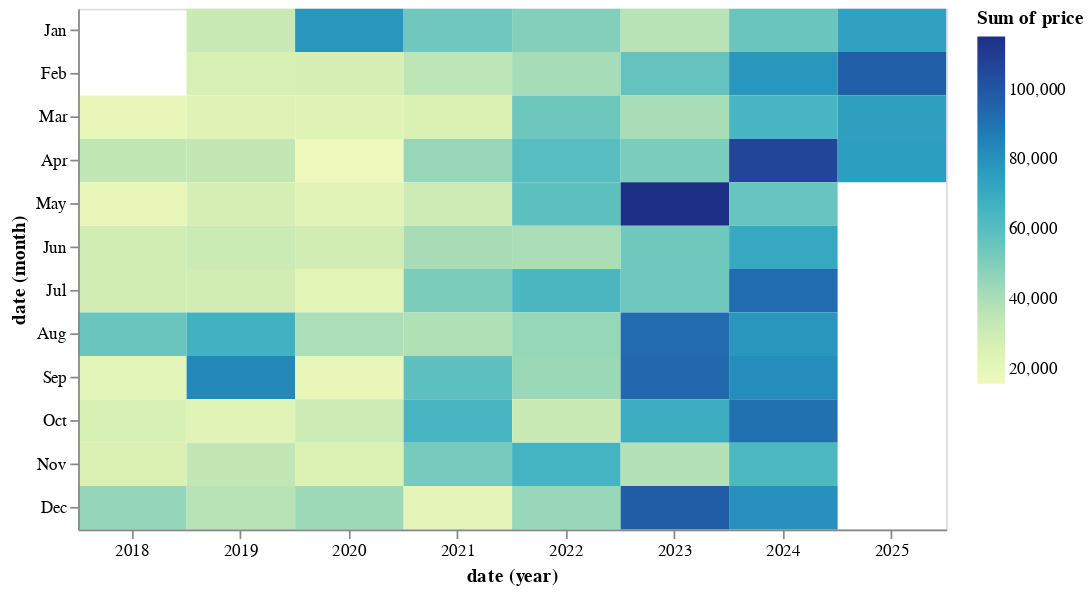

Notebook source saved alongside this figure:
### Markdown cell above
## Monthly expense

### Code cell
exp.heatmap().properties(height=300,width=500)

### Figure 1 — Vega specification as saved in the notebook (floating-point values rounded to 4 significant figures)
{"$schema": "https://vega.github.io/schema/vega/v5.json", "data": [{"name": "param_1_store"}, {"name": "source_0", "values": [{"month_date": "2012-03-01T00:00:00.000", "sum_price": 19183, "year_date": "2018-01-01T00:00:00.000", "yearmonth_date": "2018-03-01T00:00:00.000"}, {"month_date": "2012-04-01T00:00:00.000", "sum_price": 34192, "year_date": "2018-01-01T00:00:00.000", "yearmonth_date": "2018-04-01T00:00:00.000"}, {"month_date": "2012-05-01T00:00:00.000", "sum_price": 19057, "year_date": "2018-01-01T00:00:00.000", "yearmonth_date": "2018-05-01T00:00:00.000"}, {"month_date": "2012-06-01T00:00:00.000", "sum_price": 28942, "year_date": "2018-01-01T00:00:00.000", "yearmonth_date": "2018-06-01T00:00:00.000"}, {"month_date": "2012-07-01T00:00:00.000", "sum_price": 28622, "year_date": "2018-01-01T00:00:00.000", "yearmonth_date": "2018-07-01T00:00:00.000"}, {"month_date": "2012-08-01T00:00:00.000", "sum_price": 55519, "year_date": "2018-01-01T00:00:00.000", "yearmonth_date": "2018-08-01T00:00:00.000"}, {"month_date": "2012-09-01T00:00:00.000", "sum_price": 21665, "year_date": "2018-01-01T00:00:00.000", "yearmonth_date": "2018-09-01T00:00:00.000"}, {"month_date": "2012-10-01T00:00:00.000", "sum_price": 26939, "year_date": "2018-01-01T00:00:00.000", "yearmonth_date": "2018-10-01T00:00:00.000"}, {"month_date": "2012-11-01T00:00:00.000", "sum_price": 25467, "year_date": "2018-01-01T00:00:00.000", "yearmonth_date": "2018-11-01T00:00:00.000"}, {"month_date": "2012-12-01T00:00:00.000", "sum_price": 45338, "year_date": "2018-01-01T00:00:00.000", "yearmonth_date": "2018-12-01T00:00:00.000"}, {"month_date": "2012-01-01T00:00:00.000", "sum_price": 31667, "year_date": "2019-01-01T00:00:00.000", "yearmonth_date": "2019-01-01T00:00:00.000"}, {"month_date": "2012-02-01T00:00:00.000", "sum_price": 26909, "year_date": "2019-01-01T00:00:00.000", "yearmonth_date": "2019-02-01T00:00:00.000"}, {"month_date": "2012-03-01T00:00:00.000", "sum_price": 23041, "year_date": "2019-01-01T00:00:00.000", "yearmonth_date": "2019-03-01T00:00:00.000"}, {"month_date": "2012-04-01T00:00:00.000", "sum_price": 33874, "year_date": "2019-01-01T00:00:00.000", "yearmonth_date": "2019-04-01T00:00:00.000"}, {"month_date": "2012-05-01T00:00:00.000", "sum_price": 27119, "year_date": "2019-01-01T00:00:00.000", "yearmonth_date": "2019-05-01T00:00:00.000"}, {"month_date": "2012-06-01T00:00:00.000", "sum_price": 30990, "year_date": "2019-01-01T00:00:00.000", "yearmonth_date": "2019-06-01T00:00:00.000"}, {"month_date": "2012-07-01T00:00:00.000", "sum_price": 29068, "year_date": "2019-01-01T00:00:00.000", "yearmonth_date": "2019-07-01T00:00:00.000"}, {"month_date": "2012-08-01T00:00:00.000", "sum_price": 66664, "year_date": "2019-01-01T00:00:00.000", "yearmonth_date": "2019-08-01T00:00:00.000"}, {"month_date": "2012-09-01T00:00:00.000", "sum_price": 82705, "year_date": "2019-01-01T00:00:00.000", "yearmonth_date": "2019-09-01T00:00:00.000"}, {"month_date": "2012-10-01T00:00:00.000", "sum_price": 22566, "year_date": "2019-01-01T00:00:00.000", "yearmonth_date": "2019-10-01T00:00:00.000"}, {"month_date": "2012-11-01T00:00:00.000", "sum_price": 33972, "year_date": "2019-01-01T00:00:00.000", "yearmonth_date": "2019-11-01T00:00:00.000"}, {"month_date": "2012-12-01T00:00:00.000", "sum_price": 36986, "year_date": "2019-01-01T00:00:00.000", "yearmonth_date": "2019-12-01T00:00:00.000"}, {"month_date": "2012-01-01T00:00:00.000", "sum_price": 78282, "year_date": "2020-01-01T00:00:00.000", "yearmonth_date": "2020-01-01T00:00:00.000"}, {"month_date": "2012-02-01T00:00:00.000", "sum_price": 27623, "year_date": "2020-01-01T00:00:00.000", "yearmonth_date": "2020-02-01T00:00:00.000"}, {"month_date": "2012-03-01T00:00:00.000", "sum_price": 23233, "year_date": "2020-01-01T00:00:00.000", "yearmonth_date": "2020-03-01T00:00:00.000"}, {"month_date": "2012-04-01T00:00:00.000", "sum_price": 15774, "year_date": "2020-01-01T00:00:00.000", "yearmonth_date": "2020-04-01T00:00:00.000"}, {"month_date": "2012-05-01T00:00:00.000", "sum_price": 22930, "year_date": "2020-01-01T00:00:00.000", "yearmonth_date": "2020-05-01T00:00:00.000"}, {"month_date": "2012-06-01T00:00:00.000", "sum_price": 29031, "year_date": "2020-01-01T00:00:00.000", "yearmonth_date": "2020-06-01T00:00:00.000"}, {"month_date": "2012-07-01T00:00:00.000", "sum_price": 21877, "year_date": "2020-01-01T00:00:00.000", "yearmonth_date": "2020-07-01T00:00:00.000"}, {"month_date": "2012-08-01T00:00:00.000", "sum_price": 39795, "year_date": "2020-01-01T00:00:00.000", "yearmonth_date": "2020-08-01T00:00:00.000"}, {"month_date": "2012-09-01T00:00:00.000", "sum_price": 19416, "year_date": "2020-01-01T00:00:00.000", "yearmonth_date": "2020-09-01T00:00:00.000"}, {"month_date": "2012-10-01T00:00:00.000", "sum_price": 30476, "year_date": "2020-01-01T00:00:00.000", "yearmonth_date": "2020-10-01T00:00:00.000"}, {"month_date": "2012-11-01T00:00:00.000", "sum_price": 25236, "year_date": "2020-01-01T00:00:00.000", "yearmonth_date": "2020-11-01T00:00:00.000"}, {"month_date": "2012-12-01T00:00:00.000", "sum_price": 43245, "year_date": "2020-01-01T00:00:00.000", "yearmonth_date": "2020-12-01T00:00:00.000"}, {"month_date": "2012-01-01T00:00:00.000", "sum_price": 54028, "year_date": "2021-01-01T00:00:00.000", "yearmonth_date": "2021-01-01T00:00:00.000"}, {"month_date": "2012-02-01T00:00:00.000", "sum_price": 35580, "year_date": "2021-01-01T00:00:00.000", "yearmonth_date": "2021-02-01T00:00:00.000"}, {"month_date": "2012-03-01T00:00:00.000", "sum_price": 25651, "year_date": "2021-01-01T00:00:00.000", "yearmonth_date": "2021-03-01T00:00:00.000"}, {"month_date": "2012-04-01T00:00:00.000", "sum_price": 44842, "year_date": "2021-01-01T00:00:00.000", "yearmonth_date": "2021-04-01T00:00:00.000"}, {"month_date": "2012-05-01T00:00:00.000", "sum_price": 30757, "year_date": "2021-01-01T00:00:00.000", "yearmonth_date": "2021-05-01T00:00:00.000"}, {"month_date": "2012-06-01T00:00:00.000", "sum_price": 41043, "year_date": "2021-01-01T00:00:00.000", "yearmonth_date": "2021-06-01T00:00:00.000"}, {"month_date": "2012-07-01T00:00:00.000", "sum_price": 51235, "year_date": "2021-01-01T00:00:00.000", "yearmonth_date": "2021-07-01T00:00:00.000"}, {"month_date": "2012-08-01T00:00:00.000", "sum_price": 38760, "year_date": "2021-01-01T00:00:00.000", "yearmonth_date": "2021-08-01T00:00:00.000"}, {"month_date": "2012-09-01T00:00:00.000", "sum_price": 58508, "year_date": "2021-01-01T00:00:00.000", "yearmonth_date": "2021-09-01T00:00:00.000"}, {"month_date": "2012-10-01T00:00:00.000", "sum_price": 64912, "year_date": "2021-01-01T00:00:00.000", "yearmonth_date": "2021-10-01T00:00:00.000"}, {"month_date": "2012-11-01T00:00:00.000", "sum_price": 52258, "year_date": "2021-01-01T00:00:00.000", "yearmonth_date": "2021-11-01T00:00:00.000"}, {"month_date": "2012-12-01T00:00:00.000", "sum_price": 20705, "year_date": "2021-01-01T00:00:00.000", "yearmonth_date": "2021-12-01T00:00:00.000"}, {"month_date": "2012-01-01T00:00:00.000", "sum_price": 49293, "year_date": "2022-01-01T00:00:00.000", "yearmonth_date": "2022-01-01T00:00:00.000"}, {"month_date": "2012-02-01T00:00:00.000", "sum_price": 41119, "year_date": "2022-01-01T00:00:00.000", "yearmonth_date": "2022-02-01T00:00:00.000"}, {"month_date": "2012-03-01T00:00:00.000", "sum_price": 54458, "year_date": "2022-01-01T00:00:00.000", "yearmonth_date": "2022-03-01T00:00:00.000"}, {"month_date": "2012-04-01T00:00:00.000", "sum_price": 60447, "year_date": "2022-01-01T00:00:00.000", "yearmonth_date": "2022-04-01T00:00:00.000"}, {"month_date": "2012-05-01T00:00:00.000", "sum_price": 58500, "year_date": "2022-01-01T00:00:00.000", "yearmonth_date": "2022-05-01T00:00:00.000"}, {"month_date": "2012-06-01T00:00:00.000", "sum_price": 40074, "year_date": "2022-01-01T00:00:00.000", "yearmonth_date": "2022-06-01T00:00:00.000"}, {"month_date": "2012-07-01T00:00:00.000", "sum_price": 63631, "year_date": "2022-01-01T00:00:00.000", "yearmonth_date": "2022-07-01T00:00:00.000"}, {"month_date": "2012-08-01T00:00:00.000", "sum_price": 44998, "year_date": "2022-01-01T00:00:00.000", "yearmonth_date": "2022-08-01T00:00:00.000"}, {"month_date": "2012-09-01T00:00:00.000", "sum_price": 44006, "year_date": "2022-01-01T00:00:00.000", "yearmonth_date": "2022-09-01T00:00:00.000"}, {"month_date": "2012-10-01T00:00:00.000", "sum_price": 31754, "year_date": "2022-01-01T00:00:00.000", "yearmonth_date": "2022-10-01T00:00:00.000"}, {"month_date": "2012-11-01T00:00:00.000", "sum_price": 65402, "year_date": "2022-01-01T00:00:00.000", "yearmonth_date": "2022-11-01T00:00:00.000"}, {"month_date": "2012-12-01T00:00:00.000", "sum_price": 44617, "year_date": "2022-01-01T00:00:00.000", "yearmonth_date": "2022-12-01T00:00:00.000"}, {"month_date": "2012-01-01T00:00:00.000", "sum_price": 36922, "year_date": "2023-01-01T00:00:00.000", "yearmonth_date": "2023-01-01T00:00:00.000"}, {"month_date": "2012-02-01T00:00:00.000", "sum_price": 56614, "year_date": "2023-01-01T00:00:00.000", "yearmonth_date": "2023-02-01T00:00:00.000"}, {"month_date": "2012-03-01T00:00:00.000", "sum_price": 40502, "year_date": "2023-01-01T00:00:00.000", "yearmonth_date": "2023-03-01T00:00:00.000"}, {"month_date": "2012-04-01T00:00:00.000", "sum_price": 51413, "year_date": "2023-01-01T00:00:00.000", "yearmonth_date": "2023-04-01T00:00:00.000"}, {"month_date": "2012-05-01T00:00:00.000", "sum_price": 115147, "year_date": "2023-01-01T00:00:00.000", "yearmonth_date": "2023-05-01T00:00:00.000"}, {"month_date": "2012-06-01T00:00:00.000", "sum_price": 53833, "year_date": "2023-01-01T00:00:00.000", "yearmonth_date": "2023-06-01T00:00:00.000"}, {"month_date": "2012-07-01T00:00:00.000", "sum_price": 54182, "year_date": "2023-01-01T00:00:00.000", "yearmonth_date": "2023-07-01T00:00:00.000"}, {"month_date": "2012-08-01T00:00:00.000", "sum_price": 92769, "year_date": "2023-01-01T00:00:00.000", "yearmonth_date": "2023-08-01T00:00:00.000"}, {"month_date": "2012-09-01T00:00:00.000", "sum_price": 93638, "year_date": "2023-01-01T00:00:00.000", "yearmonth_date": "2023-09-01T00:00:00.000"}, {"month_date": "2012-10-01T00:00:00.000", "sum_price": 68449, "year_date": "2023-01-01T00:00:00.000", "yearmonth_date": "2023-10-01T00:00:00.000"}, {"month_date": "2012-11-01T00:00:00.000", "sum_price": 37772, "year_date": "2023-01-01T00:00:00.000", "yearmonth_date": "2023-11-01T00:00:00.000"}, {"month_date": "2012-12-01T00:00:00.000", "sum_price": 97338, "year_date": "2023-01-01T00:00:00.000", "yearmonth_date": "2023-12-01T00:00:00.000"}, {"month_date": "2012-01-01T00:00:00.000", "sum_price": 55360, "year_date": "2024-01-01T00:00:00.000", "yearmonth_date": "2024-01-01T00:00:00.000"}, {"month_date": "2012-02-01T00:00:00.000", "sum_price": 78208, "year_date": "2024-01-01T00:00:00.000", "yearmonth_date": "2024-02-01T00:00:00.000"}, {"month_date": "2012-03-01T00:00:00.000", "sum_price": 65045, "year_date": "2024-01-01T00:00:00.000", "yearmonth_date": "2024-03-01T00:00:00.000"}, {"month_date": "2012-04-01T00:00:00.000", "sum_price": 106415, "year_date": "2024-01-01T00:00:00.000", "yearmonth_date": "2024-04-01T00:00:00.000"}, {"month_date": "2012-05-01T00:00:00.000", "sum_price": 55943, "year_date": "2024-01-01T00:00:00.000", "yearmonth_date": "2024-05-01T00:00:00.000"}, {"month_date": "2012-06-01T00:00:00.000", "sum_price": 70895, "year_date": "2024-01-01T00:00:00.000", "yearmonth_date": "2024-06-01T00:00:00.000"}, {"month_date": "2012-07-01T00:00:00.000", "sum_price": 92235, "year_date": "2024-01-01T00:00:00.000", "yearmonth_date": "2024-07-01T00:00:00.000"}, {"month_date": "2012-08-01T00:00:00.000", "sum_price": 78183, "year_date": "2024-01-01T00:00:00.000", "yearmonth_date": "2024-08-01T00:00:00.000"}, {"month_date": "2012-09-01T00:00:00.000", "sum_price": 81509, "year_date": "2024-01-01T00:00:00.000", "yearmonth_date": "2024-09-01T00:00:00.000"}, {"month_date": "2012-10-01T00:00:00.000", "sum_price": 91160, "year_date": "2024-01-01T00:00:00.000", "yearmonth_date": "2024-10-01T00:00:00.000"}, {"month_date": "2012-11-01T00:00:00.000", "sum_price": 62920, "year_date": "2024-01-01T00:00:00.000", "yearmonth_date": "2024-11-01T00:00:00.000"}, {"month_date": "2012-12-01T00:00:00.000", "sum_price": 80295, "year_date": "2024-01-01T00:00:00.000", "yearmonth_date": "2024-12-01T00:00:00.000"}, {"month_date": "2012-01-01T00:00:00.000", "sum_price": 73866, "year_date": "2025-01-01T00:00:00.000", "yearmonth_date": "2025-01-01T00:00:00.000"}, {"month_date": "2012-02-01T00:00:00.000", "sum_price": 96671, "year_date": "2025-01-01T00:00:00.000", "yearmonth_date": "2025-02-01T00:00:00.000"}, {"month_date": "2012-03-01T00:00:00.000", "sum_price": 74346, "year_date": "2025-01-01T00:00:00.000", "yearmonth_date": "2025-03-01T00:00:00.000"}, {"month_date": "2012-04-01T00:00:00.000", "sum_price": 75460, "year_date": "2025-01-01T00:00:00.000", "yearmonth_date": "2025-04-01T00:00:00.000"}], "transform": [{"type": "formula", "expr": "toDate(datum['yearmonth_date'])", "as": "yearmonth_date"}, {"type": "formula", "expr": "toDate(datum['year_date'])", "as": "year_date"}, {"type": "formula", "expr": "toDate(datum['month_date'])", "as": "month_date"}]}, {"name": "source_0_x_domain_year_date", "values": [{"year_date": "2018-01-01T00:00:00.000"}, {"year_date": "2019-01-01T00:00:00.000"}, {"year_date": "2020-01-01T00:00:00.000"}, {"year_date": "2021-01-01T00:00:00.000"}, {"year_date": "2022-01-01T00:00:00.000"}, {"year_date": "2023-01-01T00:00:00.000"}, {"year_date": "2024-01-01T00:00:00.000"}, {"year_date": "2025-01-01T00:00:00.000"}], "transform": [{"type": "formula", "expr": "toDate(datum['year_date'])", "as": "year_date"}]}, {"name": "source_0_y_domain_month_date", "values": [{"month_date": "2012-03-01T00:00:00.000"}, {"month_date": "2012-04-01T00:00:00.000"}, {"month_date": "2012-05-01T00:00:00.000"}, {"month_date": "2012-06-01T00:00:00.000"}, {"month_date": "2012-07-01T00:00:00.000"}, {"month_date": "2012-08-01T00:00:00.000"}, {"month_date": "2012-09-01T00:00:00.000"}, {"month_date": "2012-10-01T00:00:00.000"}, {"month_date": "2012-11-01T00:00:00.000"}, {"month_date": "2012-12-01T00:00:00.000"}, {"month_date": "2012-01-01T00:00:00.000"}, {"month_date": "2012-02-01T00:00:00.000"}], "transform": [{"type": "formula", "expr": "toDate(datum['month_date'])", "as": "month_date"}]}, {"name": "source_0_color_domain_sum_price", "values": [{"min": 15774, "max": 115147}]}], "signals": [{"name": "unit", "value": {}, "on": [{"events": "pointermove", "update": "isTuple(group()) ? group() : unit"}]}, {"name": "param_1", "update": "vlSelectionResolve(\"param_1_store\", \"union\")"}, {"name": "param_1_year_date", "on": [{"events": [{"source": "view", "type": "dblclick"}], "update": "null"}, {"events": {"signal": "param_1_translate_delta"}, "update": "panLinear(param_1_translate_anchor.extent_x, -param_1_translate_delta.x / width)"}, {"events": {"signal": "param_1_zoom_delta"}, "update": "zoomLinear(domain(\"x\"), param_1_zoom_anchor.x, param_1_zoom_delta)"}]}, {"name": "param_1_month_date", "on": [{"events": [{"source": "view", "type": "dblclick"}], "update": "null"}, {"events": {"signal": "param_1_translate_delta"}, "update": "panLinear(param_1_translate_anchor.extent_y, param_1_translate_delta.y / height)"}, {"events": {"signal": "param_1_zoom_delta"}, "update": "zoomLinear(domain(\"y\"), param_1_zoom_anchor.y, param_1_zoom_delta)"}]}, {"name": "param_1_tuple", "on": [{"events": [{"signal": "param_1_year_date || param_1_month_date"}], "update": "param_1_year_date && param_1_month_date ? {unit: \"\", fields: param_1_tuple_fields, values: [param_1_year_date,param_1_month_date]} : null"}]}, {"name": "param_1_tuple_fields", "value": [{"field": "year_date", "channel": "x", "type": "E"}, {"field": "month_date", "channel": "y", "type": "E"}]}, {"name": "param_1_translate_anchor", "value": {}, "on": [{"events": [{"source": "scope", "type": "pointerdown"}], "update": "{x: x(unit), y: y(unit), extent_x: domain(\"x\"), extent_y: domain(\"y\")}"}]}, {"name": "param_1_translate_delta", "value": {}, "on": [{"events": [{"source": "window", "between": [{"source": "scope", "type": "pointerdown"}, {"source": "window", "type": "pointerup"}], "type": "pointermove", "consume": true}], "update": "{x: param_1_translate_anchor.x - x(unit), y: param_1_translate_anchor.y - y(unit)}"}]}, {"name": "param_1_zoom_anchor", "on": [{"events": [{"source": "scope", "type": "wheel", "consume": true}], "update": "{x: invert(\"x\", x(unit)), y: invert(\"y\", y(unit))}"}]}, {"name": "param_1_zoom_delta", "on": [{"events": [{"source": "scope", "consume": true, "type": "wheel"}], "update": "pow(1.001, event.deltaY * pow(16, event.deltaMode))", "force": true}]}, {"name": "param_1_modify", "on": [{"events": {"signal": "param_1_tuple"}, "update": "modify(\"param_1_store\", param_1_tuple, true)"}]}], "marks": [{"type": "rect", "name": "marks", "from": {"data": "source_0"}, "encode": {"update": {"y": {"field": "month_date", "scale": "y"}, "fill": {"field": "sum_price", "scale": "color"}, "x": {"field": "year_date", "scale": "x"}, "height": {"signal": "max(0.25, bandwidth('y'))"}, "width": {"signal": "max(0.25, bandwidth('x'))"}, "tooltip": {"signal": "{\"date (year-month)\": timeFormat(datum[\"yearmonth_date\"], timeUnitSpecifier([\"year\",\"month\"], {\"year-month\":\"%b %Y \",\"year-month-date\":\"%b %d, %Y \"})), \"Sum of price\": format(datum[\"sum_price\"], \"\")}"}}}, "interactive": true, "style": ["rect"]}], "scales": [{"name": "x", "type": "band", "domain": {"data": "source_0_x_domain_year_date", "field": "year_date", "sort": true}, "range": [0, {"signal": "width"}], "paddingInner": 0, "paddingOuter": 0}, {"name": "y", "type": "band", "domain": {"data": "source_0_y_domain_month_date", "field": "month_date", "sort": true}, "range": [0, {"signal": "height"}], "paddingInner": 0, "paddingOuter": 0}, {"name": "color", "type": "linear", "domain": [{"signal": "(data(\"source_0_color_domain_sum_price\")[0] || {}).min"}, {"signal": "(data(\"source_0_color_domain_sum_price\")[0] || {}).max"}], "range": "heatmap", "interpolate": "hcl", "zero": false}], "axes": [{"scale": "x", "formatType": "time", "labelOverlap": true, "orient": "bottom", "grid": false, "title": "date (year)", "format": {"signal": "timeUnitSpecifier([\"year\"], {\"year-month\":\"%b %Y \",\"year-month-date\":\"%b %d, %Y \"})"}, "tickMinStep": {"signal": "datetime(2002, 0, 1, 0, 0, 0, 0) - datetime(2001, 0, 1, 0, 0, 0, 0)"}, "zindex": 1}, {"scale": "y", "formatType": "time", "zindex": 1, "format": {"signal": "timeUnitSpecifier([\"month\"], {\"year-month\":\"%b %Y \",\"year-month-date\":\"%b %d, %Y \"})"}, "title": "date (month)", "orient": "left", "tickMinStep": {"signal": "datetime(2001, 1, 1, 0, 0, 0, 0) - datetime(2001, 0, 1, 0, 0, 0, 0)"}, "grid": false, "labelOverlap": true}], "style": "cell", "legends": [{"fill": "color", "gradientLength": {"signal": "clamp(height, 64, 200)"}, "title": "Sum of price"}], "width": 500, "padding": 5, "background": "white", "height": 300}
